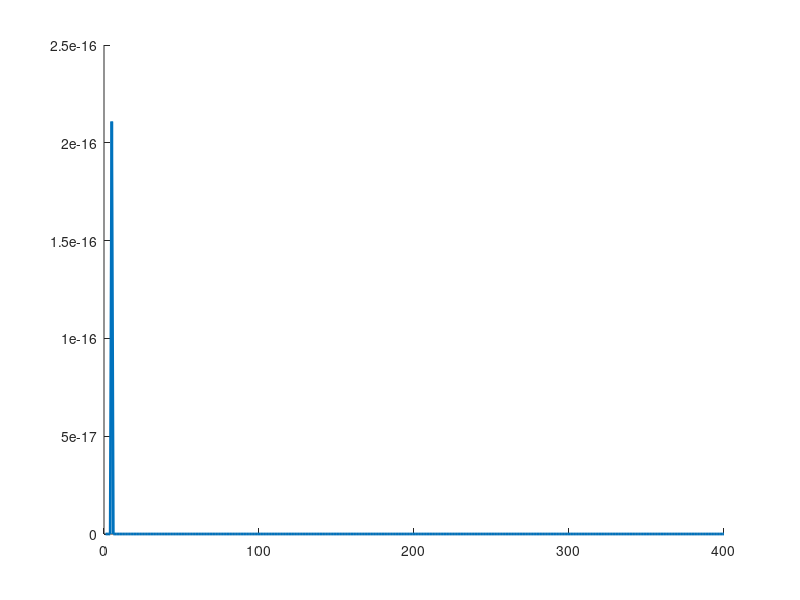

The MATLAB source for this figure: (Note: this script raises an error after producing the figure.)
%% Define Grid

% NOTE: Grid resolution should must be sufficient to resolve the shortest
% wavelength. For example, for most metallic surfaces 60-100 cells in one
% wavelength should be enough.

% NOTE: If our simulation has critical dimensions, snapping grid to these
% dimensions should be considered.

Sz = 4; % Physical size along z
Nz = 400; % Number of cells along z
dz = Sz/Nz;

%% Define Physical Parameters

% Speed of light
c0 = 2.99792458e8;

% Permittivity and permeability of free space
u0 = 4.0 * pi * 1.0e-7;
e0 = 1.0 / (c0 * c0 * u0);
er = 1.0;
ur = 1.0;

% Time step (according to Courant Condition)
dt = dz / 2.0 / c0; % Single time step in seconds
steps = 1000; % Total simulation steps
t = (0:dt:(steps - 1) * dt); % Each time step

% Initialize materials to free space
ER = ones(1, Nz) .* er;
UR = ones(1, Nz) .* ur;
SIGMA = zeros(1, Nz);

% Define geometry
ER(101:200) = ones(1, 100) .* 4;
SIGMA(101:200) = ones(1, 100) .* 0.04;

% Compute update coefficients
EAF = dt * SIGMA ./ (2 * e0 .* ER);
aEy = (1 - EAF) ./ (1 + EAF);
bEy = (c0 * dt) ./ (ER .* (1 + EAF)) ./ dz;

mHx = 0.5 ./ UR;

% Initialize H and E fields to zeros
Hx = zeros(1, Nz);
Ey = zeros(1, Nz);

% Initialize variables for perfect boundary conditions
h1 = 0; h2 = 0;
e1 = 0; e2 = 0;

%% Describe source
fmax = 1e9; % Max frequency we're interested in
tau = 0.5 / fmax; % FWHM (Full Width at Half Maximum)
t0 = 6 * tau; % Pulse offset
th = t + dt + dt/2;

% These sources only work for Ey/Hx mode, and if the source is in the free space
gaussian = exp(-((t - t0) ./ tau ) .^ 2); % Gaussian pulse
gaussianH = -exp(-((th - t0) ./ tau) .^ 2); % Gaussian pulse for directional source H
harmonic = 1 * sin(2 * pi * 700e6 * t); % 700 MHz harmonic source
harmonicH = -1 * sin(2 * pi * 700e6 * th); % 700 MHz harmonic source for directional source H

% Choose the desired pulse for simulation
pulse = gaussian;
pulseH = gaussianH;

%% Main FDTD Loop
jump = 1;
prompt = false;
figure;

for T = 1 : steps
    h2 = h1; h1 = Hx(1); % Record boundary H that we'll use 2 steps later
    % Update H from E
    for nz = 1 : Nz - 1
        Hx(nz) = Hx(nz) + mHx(nz) * (Ey(nz+1) - Ey(nz));
    end
    Hx(Nz) = Hx(Nz) + mHx(nz) * (e2 - Ey(Nz)); % Perfect boundary condition

    % Update E from H
    e2 = e1; e1 = Ey(Nz); % Record boundary E that we'll use 2 steps later
    Ey(1) = aEy(1) * Ey(1) + bEy(1) * (Hx(1) - h2); % Perfect boundary condition
    for nz = 2 : Nz
        Ey(nz) = aEy(nz) * Ey(nz) + bEy(nz) * (Hx(nz) - Hx(nz-1));
    end

    % Inject source
    nzsrc = 5; % Source is in the fifth cell
    
    % Directional source
    Hx(nzsrc - 1) = Hx(nzsrc - 1) - mHx(nzsrc - 1) * pulse(T);
    Ey(nzsrc) = Ey(nzsrc) - bEy(nzsrc) * pulseH(T);

    % Soft source
    % Ey(nzsrc) = Ey(nzsrc) + pulse(T);

    % Hard Source
    % Ey(nzsrc) = pulse(T);

    % Try to put metal in the center
    % Ey(Nz/2) = 0;

    % Visualize E and H (not necessarily every step)
    if mod(T, jump) == 0
        clf;
        hold on;
        plot(Ey, 'LineWidth', 2);
        % plot(Hx, 'LineWidth', 2);
        rectangle('Position', [100, -1.5, 100, 3], 'FaceColor', [0, 0, 1, 0.3], 'EdgeColor', 'none');
        ylim([-1.5, 1.5]);
        xlim([0, Nz]);
        title(['Step ', num2str(T)])
        pause(0);
    end

    if T == 500 && prompt == true
        % Prompt the user to continue or stop
        answer = questdlg('Do you want to continue?', 'Continue Simulation', 'Continue', 'Stop', 'Continue');

        if strcmp(answer, 'Stop')
            disp('Simulation stopped by the user.');
            break; % Exit the loop
        end
    end
end
